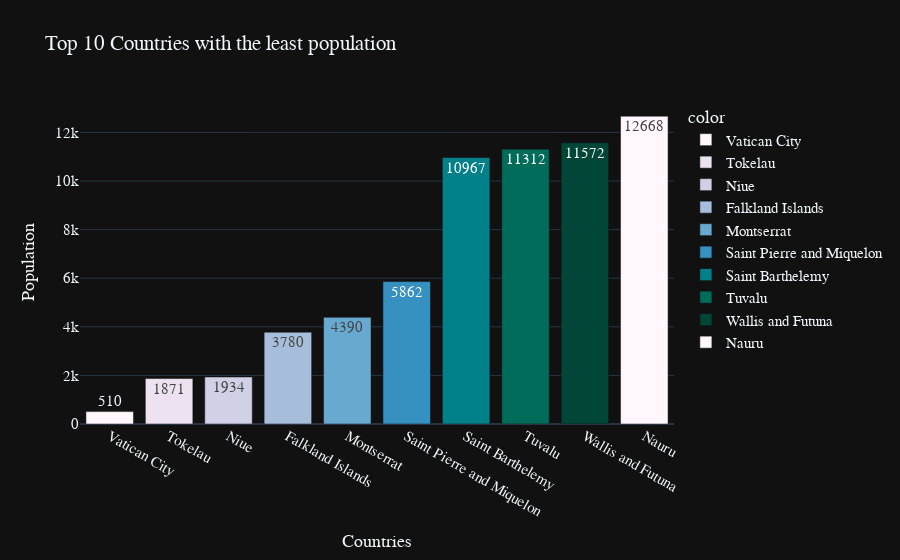

The code cell stored with this chart in its notebook:
### Code cell
top_least_population = df.groupby(by = 'Country')['2022 Population'].sum().sort_values(ascending=True).head(10)

fig=px.bar(x=top_least_population.index,
          y=top_least_population.values,
          color=top_least_population.index,
          color_discrete_sequence=px.colors.sequential.PuBuGn,
          text=top_least_population.values,
          title="Top 10 Countries with the least population",
          template= 'plotly_dark')
fig.update_layout(
    xaxis_title="Countries",
    yaxis_title="Population",
    font = dict(size=15,family="Franklin Gothic"))
fig.show()

### Figure 1 — Plotly figure (JSON) as saved in the notebook; plotly's stock layout.template omitted (floating-point values rounded to 4 significant figures)
{"data": [{"alignmentgroup": "True", "hovertemplate": "color=Vatican City<br>x=%{x}<br>y=%{y}<br>text=%{text}<extra></extra>", "legendgroup": "Vatican City", "marker": {"color": "rgb(255,247,251)", "pattern": {"shape": ""}}, "name": "Vatican City", "offsetgroup": "Vatican City", "orientation": "v", "showlegend": true, "text": [510.0], "textposition": "auto", "type": "bar", "x": ["Vatican City"], "xaxis": "x", "y": [510], "yaxis": "y"}, {"alignmentgroup": "True", "hovertemplate": "color=Tokelau<br>x=%{x}<br>y=%{y}<br>text=%{text}<extra></extra>", "legendgroup": "Tokelau", "marker": {"color": "rgb(236,226,240)", "pattern": {"shape": ""}}, "name": "Tokelau", "offsetgroup": "Tokelau", "orientation": "v", "showlegend": true, "text": [1871.0], "textposition": "auto", "type": "bar", "x": ["Tokelau"], "xaxis": "x", "y": [1871], "yaxis": "y"}, {"alignmentgroup": "True", "hovertemplate": "color=Niue<br>x=%{x}<br>y=%{y}<br>text=%{text}<extra></extra>", "legendgroup": "Niue", "marker": {"color": "rgb(208,209,230)", "pattern": {"shape": ""}}, "name": "Niue", "offsetgroup": "Niue", "orientation": "v", "showlegend": true, "text": [1934.0], "textposition": "auto", "type": "bar", "x": ["Niue"], "xaxis": "x", "y": [1934], "yaxis": "y"}, {"alignmentgroup": "True", "hovertemplate": "color=Falkland Islands<br>x=%{x}<br>y=%{y}<br>text=%{text}<extra></extra>", "legendgroup": "Falkland Islands", "marker": {"color": "rgb(166,189,219)", "pattern": {"shape": ""}}, "name": "Falkland Islands", "offsetgroup": "Falkland Islands", "orientation": "v", "showlegend": true, "text": [3780.0], "textposition": "auto", "type": "bar", "x": ["Falkland Islands"], "xaxis": "x", "y": [3780], "yaxis": "y"}, {"alignmentgroup": "True", "hovertemplate": "color=Montserrat<br>x=%{x}<br>y=%{y}<br>text=%{text}<extra></extra>", "legendgroup": "Montserrat", "marker": {"color": "rgb(103,169,207)", "pattern": {"shape": ""}}, "name": "Montserrat", "offsetgroup": "Montserrat", "orientation": "v", "showlegend": true, "text": [4390.0], "textposition": "auto", "type": "bar", "x": ["Montserrat"], "xaxis": "x", "y": [4390], "yaxis": "y"}, {"alignmentgroup": "True", "hovertemplate": "color=Saint Pierre and Miquelon<br>x=%{x}<br>y=%{y}<br>text=%{text}<extra></extra>", "legendgroup": "Saint Pierre and Miquelon", "marker": {"color": "rgb(54,144,192)", "pattern": {"shape": ""}}, "name": "Saint Pierre and Miquelon", "offsetgroup": "Saint Pierre and Miquelon", "orientation": "v", "showlegend": true, "text": [5862.0], "textposition": "auto", "type": "bar", "x": ["Saint Pierre and Miquelon"], "xaxis": "x", "y": [5862], "yaxis": "y"}, {"alignmentgroup": "True", "hovertemplate": "color=Saint Barthelemy<br>x=%{x}<br>y=%{y}<br>text=%{text}<extra></extra>", "legendgroup": "Saint Barthelemy", "marker": {"color": "rgb(2,129,138)", "pattern": {"shape": ""}}, "name": "Saint Barthelemy", "offsetgroup": "Saint Barthelemy", "orientation": "v", "showlegend": true, "text": [10970.0], "textposition": "auto", "type": "bar", "x": ["Saint Barthelemy"], "xaxis": "x", "y": [10967], "yaxis": "y"}, {"alignmentgroup": "True", "hovertemplate": "color=Tuvalu<br>x=%{x}<br>y=%{y}<br>text=%{text}<extra></extra>", "legendgroup": "Tuvalu", "marker": {"color": "rgb(1,108,89)", "pattern": {"shape": ""}}, "name": "Tuvalu", "offsetgroup": "Tuvalu", "orientation": "v", "showlegend": true, "text": [11310.0], "textposition": "auto", "type": "bar", "x": ["Tuvalu"], "xaxis": "x", "y": [11312], "yaxis": "y"}, {"alignmentgroup": "True", "hovertemplate": "color=Wallis and Futuna<br>x=%{x}<br>y=%{y}<br>text=%{text}<extra></extra>", "legendgroup": "Wallis and Futuna", "marker": {"color": "rgb(1,70,54)", "pattern": {"shape": ""}}, "name": "Wallis and Futuna", "offsetgroup": "Wallis and Futuna", "orientation": "v", "showlegend": true, "text": [11570.0], "textposition": "auto", "type": "bar", "x": ["Wallis and Futuna"], "xaxis": "x", "y": [11572], "yaxis": "y"}, {"alignmentgroup": "True", "hovertemplate": "color=Nauru<br>x=%{x}<br>y=%{y}<br>text=%{text}<extra></extra>", "legendgroup": "Nauru", "marker": {"color": "rgb(255,247,251)", "pattern": {"shape": ""}}, "name": "Nauru", "offsetgroup": "Nauru", "orientation": "v", "showlegend": true, "text": [12670.0], "textposition": "auto", "type": "bar", "x": ["Nauru"], "xaxis": "x", "y": [12668], "yaxis": "y"}], "layout": {"barmode": "relative", "font": {"family": "Franklin Gothic", "size": 15}, "legend": {"title": {"text": "color"}, "tracegroupgap": 0}, "title": {"text": "Top 10 Countries with the least population"}, "xaxis": {"anchor": "y", "domain": [0.0, 1.0], "title": {"text": "Countries"}}, "yaxis": {"anchor": "x", "domain": [0.0, 1.0], "title": {"text": "Population"}}}}
